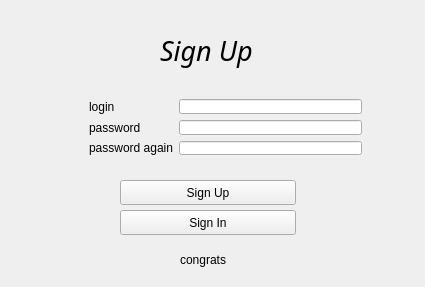
<?xml version="1.0" encoding="UTF-8"?>
<ui version="4.0">
 <class>MainWindow</class>
 <widget class="QMainWindow" name="MainWindow">
  <property name="geometry">
   <rect>
    <x>0</x>
    <y>0</y>
    <width>425</width>
    <height>287</height>
   </rect>
  </property>
  <property name="windowTitle">
   <string>MainWindow</string>
  </property>
  <widget class="QWidget" name="centralwidget">
   <widget class="QFrame" name="gridFrame">
    <property name="enabled">
     <bool>true</bool>
    </property>
    <property name="geometry">
     <rect>
      <x>80</x>
      <y>90</y>
      <width>291</width>
      <height>74</height>
     </rect>
    </property>
    <property name="minimumSize">
     <size>
      <width>0</width>
      <height>74</height>
     </size>
    </property>
    <property name="acceptDrops">
     <bool>false</bool>
    </property>
    <property name="inputMethodHints">
     <set>Qt::ImhNone</set>
    </property>
    <layout class="QGridLayout" name="gridLayout">
     <item row="0" column="0">
      <widget class="QLabel" name="label">
       <property name="text">
        <string>login</string>
       </property>
      </widget>
     </item>
     <item row="1" column="0">
      <widget class="QLabel" name="label_2">
       <property name="text">
        <string>password</string>
       </property>
      </widget>
     </item>
     <item row="0" column="1">
      <widget class="QLineEdit" name="lineEdit"/>
     </item>
     <item row="1" column="1">
      <widget class="QLineEdit" name="lineEdit_2">
       <property name="frame">
        <bool>true</bool>
       </property>
       <property name="dragEnabled">
        <bool>false</bool>
       </property>
       <property name="clearButtonEnabled">
        <bool>false</bool>
       </property>
      </widget>
     </item>
     <item row="2" column="1">
      <widget class="QLineEdit" name="lineEdit_5">
       <property name="frame">
        <bool>true</bool>
       </property>
       <property name="dragEnabled">
        <bool>false</bool>
       </property>
       <property name="clearButtonEnabled">
        <bool>false</bool>
       </property>
      </widget>
     </item>
     <item row="2" column="0">
      <widget class="QLabel" name="label_4">
       <property name="text">
        <string>password again</string>
       </property>
      </widget>
     </item>
    </layout>
   </widget>
   <widget class="QPushButton" name="pushButton_3">
    <property name="geometry">
     <rect>
      <x>120</x>
      <y>180</y>
      <width>176</width>
      <height>25</height>
     </rect>
    </property>
    <property name="whatsThis">
     <string>&lt;html&gt;&lt;head/&gt;&lt;body&gt;&lt;p align=&quot;center&quot;&gt;&lt;br/&gt;&lt;/p&gt;&lt;/body&gt;&lt;/html&gt;</string>
    </property>
    <property name="styleSheet">
     <string notr="true">font: 11pt &quot;Ubuntu&quot;;</string>
    </property>
    <property name="text">
     <string>Sign Up</string>
    </property>
   </widget>
   <widget class="QLabel" name="label_3">
    <property name="geometry">
     <rect>
      <x>160</x>
      <y>30</y>
      <width>101</width>
      <height>41</height>
     </rect>
    </property>
    <property name="font">
     <font>
      <family>Ubuntu Condensed</family>
      <pointsize>20</pointsize>
      <weight>9</weight>
      <italic>true</italic>
      <bold>false</bold>
     </font>
    </property>
    <property name="styleSheet">
     <string notr="true">font: 75 italic 20pt &quot;Ubuntu Condensed&quot;;
</string>
    </property>
    <property name="text">
     <string>Sign Up</string>
    </property>
   </widget>
   <widget class="QLabel" name="label_8">
    <property name="geometry">
     <rect>
      <x>180</x>
      <y>250</y>
      <width>61</width>
      <height>20</height>
     </rect>
    </property>
    <property name="text">
     <string>congrats</string>
    </property>
   </widget>
   <widget class="QPushButton" name="pushButton_4">
    <property name="geometry">
     <rect>
      <x>120</x>
      <y>210</y>
      <width>176</width>
      <height>25</height>
     </rect>
    </property>
    <property name="whatsThis">
     <string>&lt;html&gt;&lt;head/&gt;&lt;body&gt;&lt;p align=&quot;center&quot;&gt;&lt;br/&gt;&lt;/p&gt;&lt;/body&gt;&lt;/html&gt;</string>
    </property>
    <property name="styleSheet">
     <string notr="true">font: 11pt &quot;Ubuntu&quot;;</string>
    </property>
    <property name="text">
     <string>Sign In</string>
    </property>
   </widget>
  </widget>
 </widget>
 <resources/>
 <connections/>
</ui>
